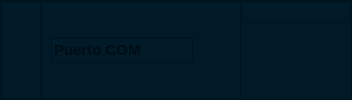
       <widget class="QFrame" name="header_frame">
        <property name="styleSheet">
         <string notr="true">background-color:rgb(0,26,39);</string>
        </property>
        <property name="frameShape">
         <enum>QFrame::StyledPanel</enum>
        </property>
        <property name="frameShadow">
         <enum>QFrame::Raised</enum>
        </property>
        <layout class="QHBoxLayout" name="horizontalLayout_2">
         <property name="spacing">
          <number>0</number>
         </property>
         <property name="leftMargin">
          <number>0</number>
         </property>
         <property name="topMargin">
          <number>0</number>
         </property>
         <property name="rightMargin">
          <number>0</number>
         </property>
         <property name="bottomMargin">
          <number>0</number>
         </property>
         <item alignment="Qt::AlignLeft">
          <widget class="QFrame" name="frame">
           <property name="minimumSize">
            <size>
             <width>30</width>
             <height>30</height>
            </size>
           </property>
           <property name="styleSheet">
            <string notr="true">QPushButton{
background-color:rgb(0,26,39);
border-radius:5px;
}
QPushButton:hover{
background-color:rgb(0,174,239);
}</string>
           </property>
           <property name="frameShape">
            <enum>QFrame::StyledPanel</enum>
           </property>
           <property name="frameShadow">
            <enum>QFrame::Raised</enum>
           </property>
           <layout class="QVBoxLayout" name="verticalLayout_5" stretch="0">
            <property name="spacing">
             <number>3</number>
            </property>
            <property name="leftMargin">
             <number>3</number>
            </property>
            <property name="topMargin">
             <number>3</number>
            </property>
            <property name="rightMargin">
             <number>3</number>
            </property>
            <property name="bottomMargin">
             <number>3</number>
            </property>
            <item>
             <widget class="QPushButton" name="open_close_side_bar_btn">
              <property name="text">
               <string/>
              </property>
              <property name="icon">
               <iconset resource="img.qrc">
                <normaloff>:/icons/align-left.svg</normaloff>:/icons/align-left.svg</iconset>
              </property>
              <property name="iconSize">
               <size>
                <width>30</width>
                <height>30</height>
               </size>
              </property>
             </widget>
            </item>
           </layout>
          </widget>
         </item>
         <item>
          <widget class="QFrame" name="frame_4">
           <property name="frameShape">
            <enum>QFrame::StyledPanel</enum>
           </property>
           <property name="frameShadow">
            <enum>QFrame::Raised</enum>
           </property>
           <layout class="QHBoxLayout" name="horizontalLayout_7">
            <item alignment="Qt::AlignLeft|Qt::AlignVCenter">
             <widget class="QLineEdit" name="Puertocom">
              <property name="sizePolicy">
               <sizepolicy hsizetype="Minimum" vsizetype="Preferred">
                <horstretch>0</horstretch>
                <verstretch>0</verstretch>
               </sizepolicy>
              </property>
              <property name="font">
               <font>
                <pointsize>11</pointsize>
                <bold>true</bold>
               </font>
              </property>
              <property name="tabletTracking">
               <bool>false</bool>
              </property>
              <property name="styleSheet">
               <string notr="true">border-bottom:3px solid rgb(230,5,64);</string>
              </property>
              <property name="dragEnabled">
               <bool>false</bool>
              </property>
              <property name="placeholderText">
               <string>Puerto COM</string>
              </property>
             </widget>
            </item>
            <item alignment="Qt::AlignLeft|Qt::AlignVCenter">
             <widget class="QPushButton" name="pushButton_14">
              <property name="styleSheet">
               <string notr="true">QPushButton{
background-color:rgb(0,26,39);
border-radius:5px;
}
QPushButton:hover{
background-color:rgb(0,174,239);
}</string>
              </property>
              <property name="text">
               <string/>
              </property>
              <property name="icon">
               <iconset resource="img.qrc">
                <normaloff>:/icons/chevron-left.svg</normaloff>:/icons/chevron-left.svg</iconset>
              </property>
             </widget>
            </item>
           </layout>
          </widget>
         </item>
         <item>
          <widget class="QFrame" name="frame_3">
           <property name="frameShape">
            <enum>QFrame::StyledPanel</enum>
           </property>
           <property name="frameShadow">
            <enum>QFrame::Raised</enum>
           </property>
          </widget>
         </item>
         <item alignment="Qt::AlignRight|Qt::AlignTop">
          <widget class="QFrame" name="frame_2">
           <property name="styleSheet">
            <string notr="true">QPushButton{
background-color:rgb(0,26,39);
border-radius:5px;
}
QPushButton:hover{
background-color:rgb(166, 175, 179);
}</string>
           </property>
           <property name="frameShape">
            <enum>QFrame::StyledPanel</enum>
           </property>
           <property name="frameShadow">
            <enum>QFrame::Raised</enum>
           </property>
           <layout class="QHBoxLayout" name="horizontalLayout_4">
            <property name="spacing">
             <number>3</number>
            </property>
            <property name="leftMargin">
             <number>3</number>
            </property>
            <property name="topMargin">
             <number>3</number>
            </property>
            <property name="rightMargin">
             <number>3</number>
            </property>
            <property name="bottomMargin">
             <number>3</number>
            </property>
            <item>
             <widget class="QPushButton" name="minimize_window_button">
              <property name="text">
               <string/>
              </property>
              <property name="icon">
               <iconset resource="img.qrc">
                <normaloff>:/icons/arrow-down-left.svg</normaloff>:/icons/arrow-down-left.svg</iconset>
              </property>
             </widget>
            </item>
            <item>
             <widget class="QPushButton" name="restore_window_button">
              <property name="text">
               <string/>
              </property>
              <property name="icon">
               <iconset resource="img.qrc">
                <normaloff>:/icons/maximize-2.svg</normaloff>:/icons/maximize-2.svg</iconset>
              </property>
             </widget>
            </item>
            <item>
             <widget class="QPushButton" name="close_window_button">
              <property name="text">
               <string/>
              </property>
              <property name="icon">
               <iconset resource="img.qrc">
                <normaloff>:/icons/x.svg</normaloff>:/icons/x.svg</iconset>
              </property>
             </widget>
            </item>
           </layout>
          </widget>
         </item>
        </layout>
       </widget>
